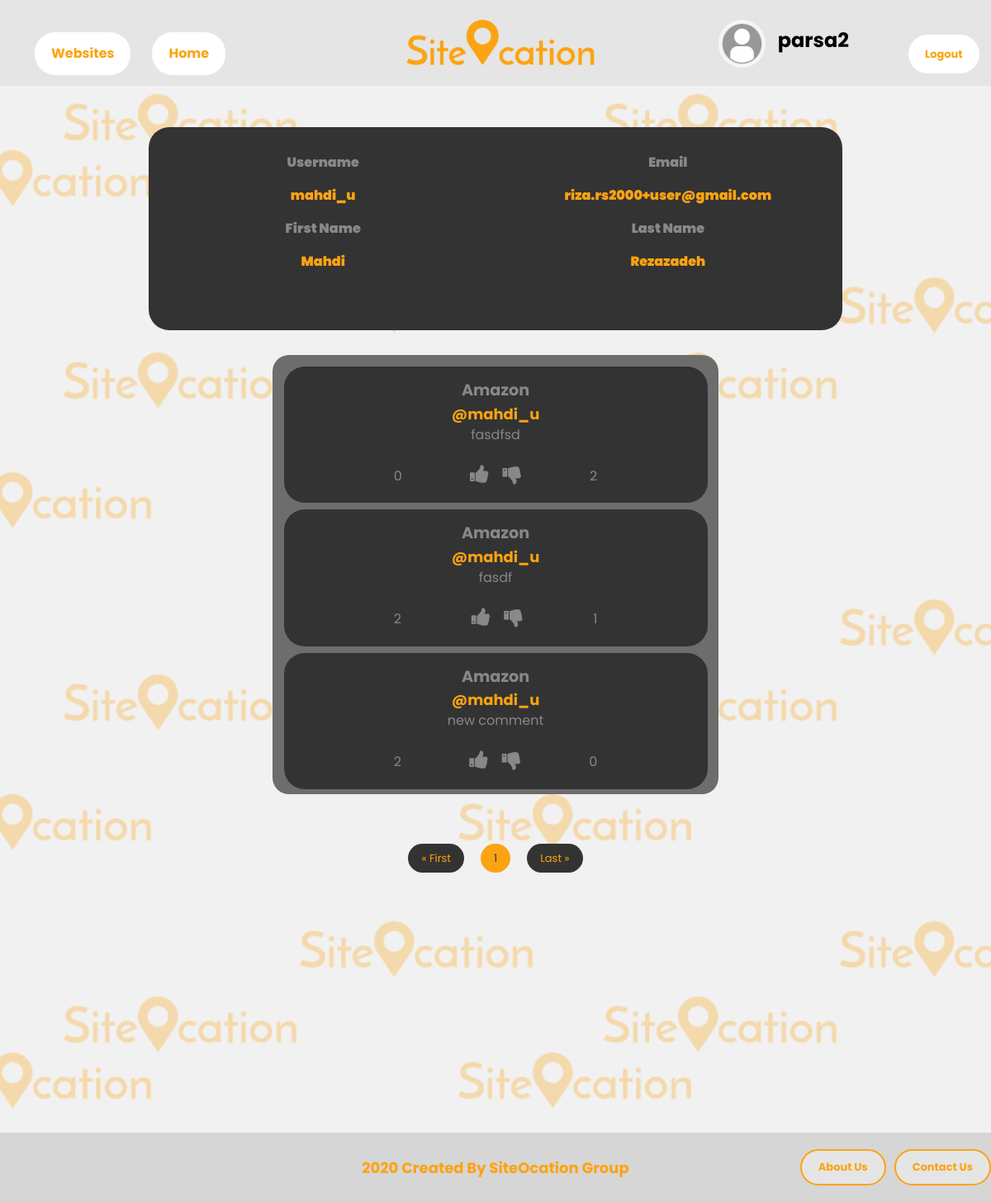
Page /user/1/ (signed in) on the committed database.
### website/models.py (models this page shows, shortened)
class Comment(models.Model):
    comment_id = models.AutoField(primary_key=True)
    website_id = models.ForeignKey(Website, on_delete=models.CASCADE)
    user_id = models.ForeignKey(Profile, on_delete=models.CASCADE)
    modified = models.DateTimeField(auto_now_add=True, help_text='When was this page created?')
    comment = models.CharField(max_length=600)
    likes = models.PositiveIntegerField(default=0)
    likes_table = models.ManyToManyField(User_in_built, related_name='likes')
    dislikes = models.PositiveIntegerField(default=0)
    dislikes_table = models.ManyToManyField(User_in_built, related_name='dislikes')
    rate_to_web = models.PositiveSmallIntegerField(blank=True, null=True, )
    reply = models.ForeignKey("self", blank=True, null=True, on_delete=models.CASCADE, related_name='+')
    def get_likes_count(self):
        return self.likes_table.count()
    def get_dislikes_count(self):
        return self.dislikes_table.count()

class Website(models.Model):
    website_domain_name = models.CharField(unique=True, max_length=71, primary_key=True,
                                           help_text='Website hostname without sub-domain and top-level-domain')
    name = models.CharField(max_length=200, unique=True, blank=False)
    description = models.TextField(max_length=1000, help_text='Enter a brief description of the website')
    founded = models.DateField(help_text='When was this website created?', blank=True, null=True, )
    modified = models.DateTimeField(auto_now_add=True, help_text='When was this page created?')
    writen_by = models.ForeignKey(Profile, on_delete=models.SET_NULL, null=True)
    founders = models.ManyToManyField(Founder, help_text='Who made this website?', blank=True)
    industry = models.ManyToManyField(Industry, help_text='Select a type for this website', blank=True)
    subsidiaries = models.ManyToManyField("self", max_length=200, blank=True,
                                          help_text='the companies that is owned or controlled by this company')
    brand_picture = models.ImageField(upload_to='img', null=True, blank=True,
                                      help_text="Upload the picture of website's brand.")
    headquarters = models.CharField(max_length=200,
                                    help_text='The location where most of the important'
                                              + ' functions of an organization are coordinated.',
                                    blank=True)
    numberOfEmployees = models.CharField(max_length=200, null=True, blank=True)
    areaServed = models.ForeignKey(AreaServed, on_delete=models.SET_NULL, null=True)
    likes = models.PositiveIntegerField(default=0)
    dislikes = models.PositiveIntegerField(default=0)
    class Meta:
        ordering = ['-likes', 'dislikes', 'name']
    def __str__(self):
        return self.name
    def get_absolute_url(self):
        return reverse('website-detail', args=[str(self.website_domain_name)])

class Profile(models.Model):
    user = models.OneToOneField(User_in_built, on_delete=models.CASCADE, primary_key=True)
    user_picture = models.ImageField(upload_to='img', help_text="Upload the picture of user.", blank=True, null=True, )
    bio = models.CharField(max_length=50, blank=True, null=True, )
    date_of_birth = models.DateField(default=timezone.now)
    class Meta:
        ordering = ['user__username']
    def get_absolute_url(self):
        return reverse('user-detail', args=[str(self.user.id)])

### website/views.py (the view, shortened to what this page needs)
# urls.py: path('user/<pk>/', website_veiws.user_detail, name='user-detail'),
def user_detail(request, pk):
    user_view = User.objects.get(id=pk)
    p_comments = Comment.objects.filter(user_id=user_view.id, reply=None).order_by('-modified')
    paginator = Paginator(p_comments, comments_counts_user)  # Show 10 contacts per page.
    page_number = request.GET.get('page')
    comments = paginator.get_page(page_number)
    if request.user == user_view:
        is_it_him = True
    else:
        is_it_him = False
    context = {
        'is_it_him': is_it_him,
        'user_view': user_view,
        'comments': comments,
    }
    return render(request, 'user_detail.html', context=context)

### website/templates/user_detail.html (shortened to what this page needs)
{% extends "main-a.html" %}
{% load widget_tweaks %}
{% block content %}
<div class="Body">
    {% if is_it_him %}
        <div class="mySlides2">
            <div class="container">
              <p class="Lable" for="uname" style="float: left; width: 47%;"><b>Username</b></p>
              <p class="Lable" for="email" style="float: right; width: 47%;"><b>Email</b></p>
              <p class="Lable" for="uname" style="color: #FCA311; float: left; width: 47%;"><b>{{ user_view.username }}</b></p>
              <p class="Lable" for="email" style="color: #FCA311; float: right; width: 47%;"><b>{{ user_view.email }}</b></p>
              <p class="Lable" for="name" style="float: left; width: 47%;"><b>First Name</b></p>
              <p class="Lable" for="name" style="float: right; width: 47%;"><b>Last Name</b></p>
              <p class="Lable" for="LName" style="color: #FCA311; float: right; width: 47%;"><b>{{ user_view.last_name }}</b></p>
              <p class="Lable" for="LName" style="color: #FCA311; float: left; width: 47%;"><b>{{ user_view.first_name }}</b></p>
              <a href="{% url 'edit-profile' %}">
              <button style="width: 50%"  class="button" type="submit">Edit</button>
              </a>
            </div>
        </div>
    {% else %}
        <div class="mySlides2">
            <div class="container">
              <p class="Lable" for="uname" style="float: left; width: 47%;"><b>Username</b></p>
              <p class="Lable" for="email" style="float: right; width: 47%;"><b>Email</b></p>
              <p class="Lable" for="uname" style="color: #FCA311; float: left; width: 47%;"><b>{{ user_view.username }}</b></p>
              <p class="Lable" for="email" style="color: #FCA311; float: right; width: 47%;"><b>{{ user_view.email }}</b></p>
              <p class="Lable" for="name" style="float: left; width: 47%;"><b>First Name</b></p>
              <p class="Lable" for="name" style="float: right; width: 47%;"><b>Last Name</b></p>
              <p class="Lable" for="LName" style="color: #FCA311; float: right; width: 47%;"><b>{{ user_view.last_name }}</b></p>
              <p class="Lable" for="LName" style="color: #FCA311; float: left; width: 47%;"><b>{{ user_view.first_name }}</b></p>
              <button  class="button1" type="submit"></button>
            </div>
        </div>
    {% endif %}
    {% if comments %}
    <div style="width: 50%; margin-left: 25%; padding-bottom: 50px; text-align: center;" class="w3-content">
        <div class="commentPlace">
            {% for comment in comments %}
                <div class="mySlides2" style="width: 95%; margin-left: 2.5%; margin-top: 1.5%;">
                    <a class="website-tag-comment" href="{{ comment.website_id.get_absolute_url }}">
                        {{ comment.website_id }}
                    </a><br>
                    <a class="Comment" href="{{ comment.user_id.get_absolute_url }}">
                        @{{ comment.user_id.user.username }}
                    </a>
                    <p class="p-comment">
                        {{ comment.comment }}
                    </p>
                    <div class="likey">
                        <p class="like-count" id="like_count{{ comment.comment_id }}" >{{ comment.get_likes_count }}</p>
                        <p class="dislike-count" id="dislike_count{{ comment.comment_id }}">{{ comment.get_dislikes_count }}</p>
                        {% if user.is_authenticated %}
                            <button id="like_button" class="like" name="like" value="{{ comment.comment_id }}" ><span class="fa fa-thumbs-up"></span></button>
                            <button id="dislike_button" class="like" name="dislike" value="{{ comment.comment_id }}"><span class="fa fa-thumbs-down"></span></button>
                        {% else %}
                            <span class="fa fa-thumbs-up like2"></span>
                            <span class="fa fa-thumbs-down like2"></span>
                        {% endif %}
                    </div>
                </div>
            {% endfor %}
        </div>
        <div class="pagination">
            <span class="step-links">
                    <a href="?page=1">&laquo; First</a>
                {% for i in comments.paginator.page_range %}
                  {% if comments.number == i %}
                    <a class="active"><span>{{ i }} <span class="sr-only">(current)</span></span></a>
                  {% else %}
                    <a href="?page={{ i }}">{{ i }}</a>
                  {% endif %}
                {% endfor %}
                    <a href="?page={{ comments.paginator.num_pages }}">Last &raquo;</a>
            </span>
        </div>
    </div>
    {% endif %}
</div>
{% endblock %}

### website/templates/Main-a.html (shortened to what this page needs)
<!DOCTYPE html>
{% load widget_tweaks %}
{% load static %}
<html lang="en">
<head>
    <link href="https://cdn.jsdelivr.net/npm/bootstrap@5.0.0-beta1/dist/css/bootstrap.min.css" rel="stylesheet"
>
    <link rel="stylesheet" href="https://cdnjs.cloudflare.com/ajax/libs/font-awesome/4.7.0/css/font-awesome.min.css">
</head>
<body>
<div class="Header">
    <br>
    <div style="width: 100%;">
        <div style="float: right; width: 40%">
                {% if user.is_authenticated %}
					<div style="margin-top: 2%;">
                        <a class="kharab" href="{% url 'logout'%}?next={{request.path}}">
                                <button class="button" style="width: auto; margin-right: 3%; float: right;">
                                    Logout
                                </button>
                        </a>
                        <a style="float: right; cursor: default; text-decoration: none; padding: 0; color: #010101; margin-right: 15%;" href="{{ user.profile.get_absolute_url }}">
                                <h4 class="userName" style="margin-top: 2%">{{ user.username }}</h4>
                        </a>
                        <div>
                            <a style="cursor: default; text-decoration: none; padding: 0; color: #010101;" href="{{ user.profile.get_absolute_url }}">
                                <img class="user" src="{% static 'images/userimage2.png' %}">
                            </a>
                        </div>
					</div>
				{% endif %}
        </div>
        <div style="float: left; width: 35%">
            <a class="kharab" href="{% url 'websites' %}">
                <button class="button"  style="margin: 15px 5% 40px 10%; width: auto; float: left; font-size: medium;">
                    Websites
                </button>
            </a>
        <a class="kharab" href="{% url 'home' %}">
            <button class="button" style="margin: 15px 5% 40px 5px; width: auto; float: left; font-size: medium;">
            Home
            </button>
        </a>
        </div>
        <img class="logo" src="{% static 'images/Asset 6@1x.png' %}">
    </div>
</div>
    {% block content %}{% endblock %}
<div class="Footer row">
    <div style="z-index: 1; padding: 20px 0px;" class="align-self-right developers">
        <a class="a" style="float: right; margin-left: 10px;" href="/contact/">Contact Us</a>
        <a class="a" style="float: right;" href="/about/">About Us</a>
    </div>
    <div style="position: absolute" class="align-self-center developers">
        2020 Created By SiteOcation Group
    </div>
</div>
</body>
</html>

### rows in the picture
Comment: website_id "Amazon", user_id.user.username "mahdi_u", comment "fasdfsd", get_likes_count "0", get_dislikes_count "2"
Comment: website_id "Amazon", user_id.user.username "mahdi_u", comment "fasdf", get_likes_count "2", get_dislikes_count "1"
Comment: website_id "Amazon", user_id.user.username "mahdi_u", comment "new comment", get_likes_count "2", get_dislikes_count "0"

### other values in the picture
{{ user.username }} "parsa2"
{{ user_view.username }} "mahdi_u"
{{ user_view.email }} "riza.rs2000+user@gmail.com"
{{ user_view.last_name }} "Rezazadeh"
{{ user_view.first_name }} "Mahdi"
{{ i }} "1"
